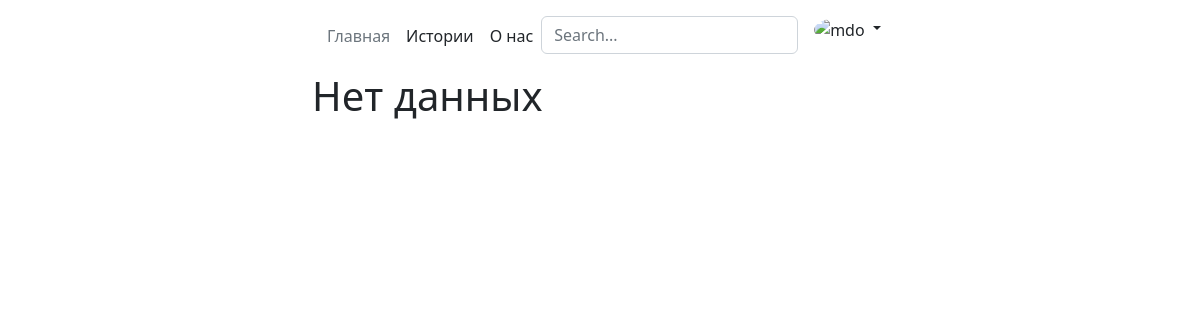
The app's page /, older data.
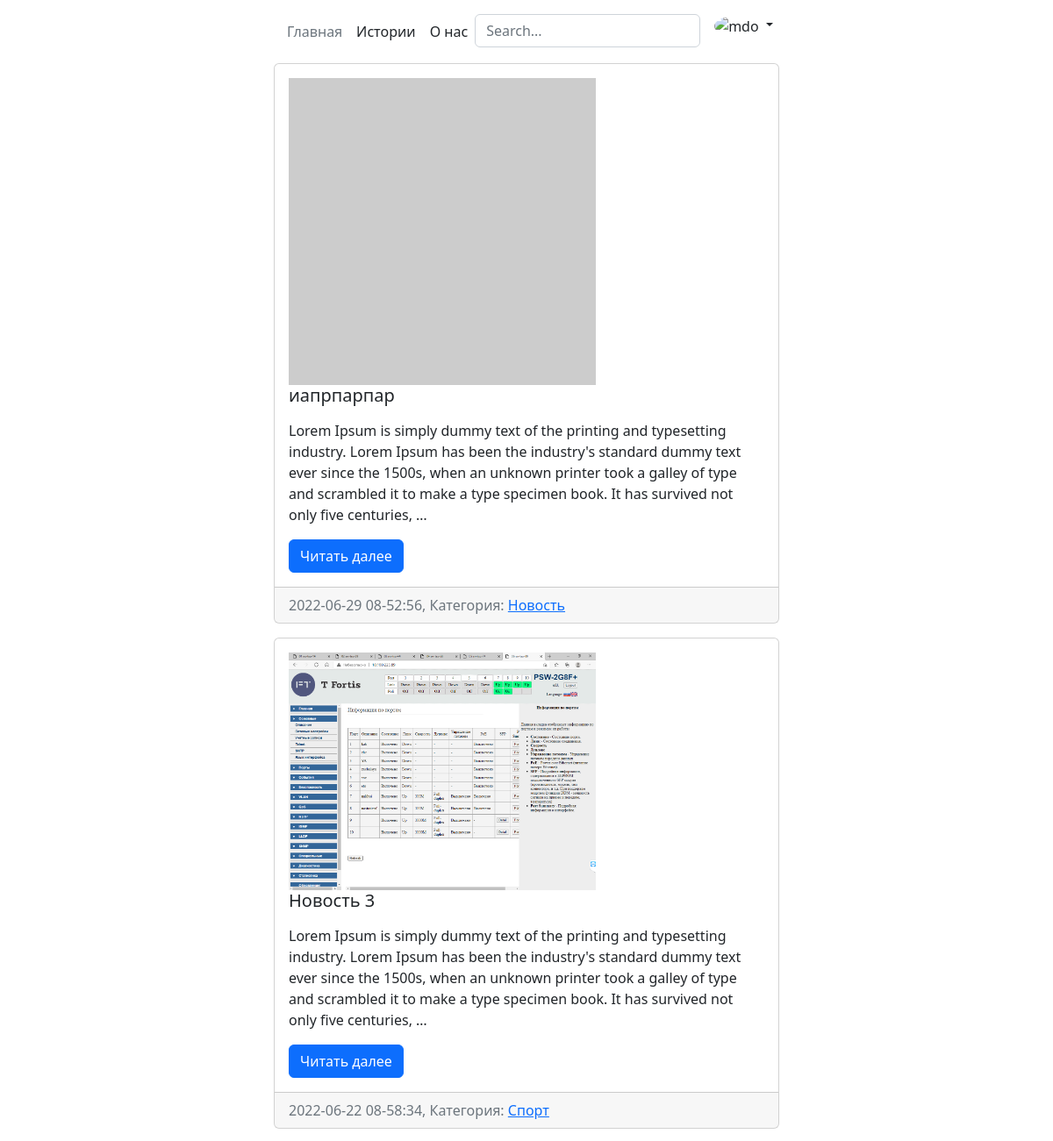
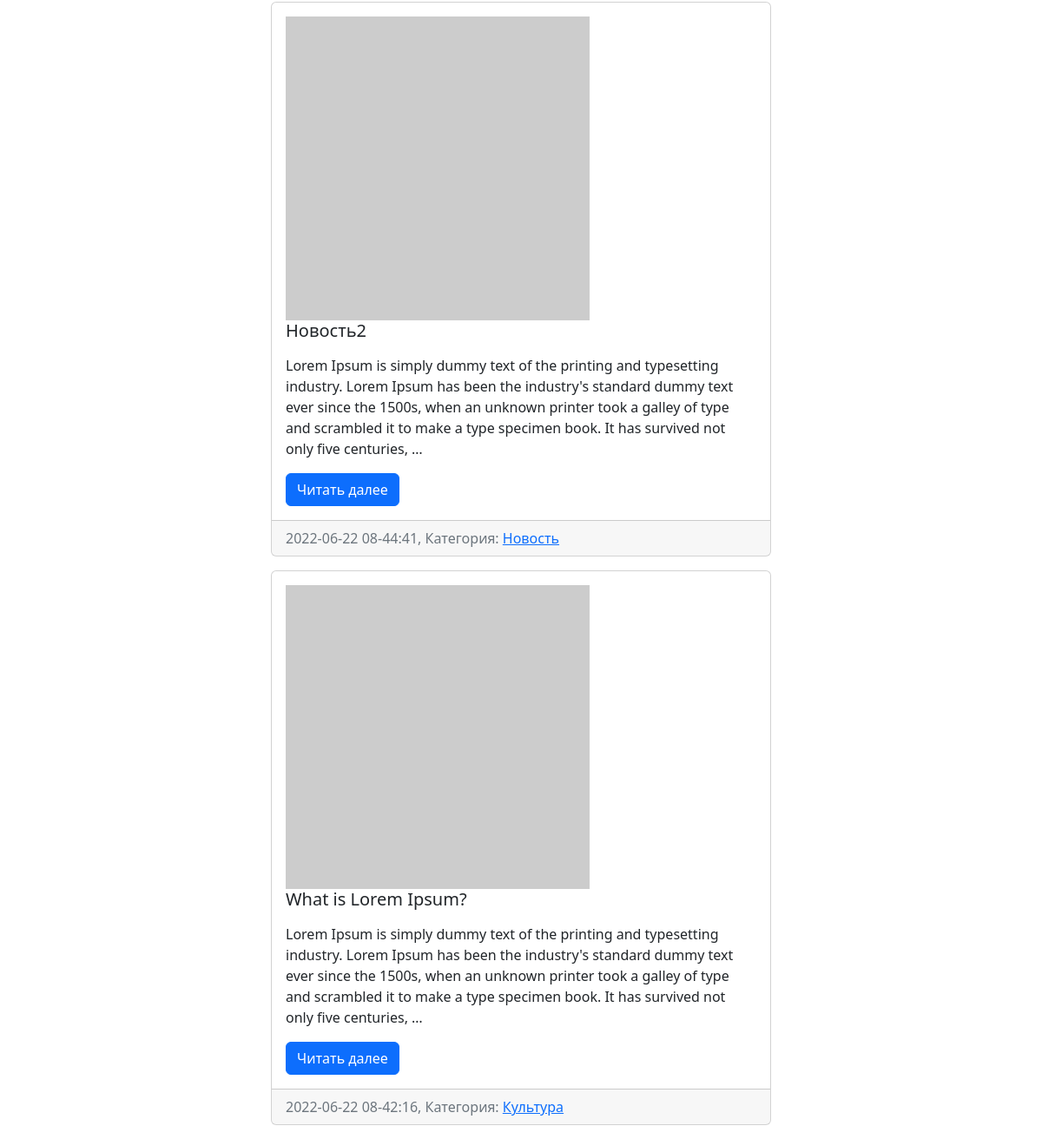
The same page, newer data (2 pictures, top to bottom).
### posts/models.py (models this page shows, shortened)
class Posts(models.Model):
    title = models.CharField(max_length=150, verbose_name='Заголовок')
    content = models.TextField(blank=True, verbose_name='Текст')
    created_at = models.DateTimeField(auto_now_add=True, verbose_name='Дата публикации')
    updated_at = models.DateTimeField(auto_now=True, verbose_name='Обновлено')
    photo = models.ImageField(upload_to='photos/%Y/%d', verbose_name='Фото', blank=True)
    is_published = models.BooleanField(default=True, verbose_name='Опубликовано')
    category = models.ForeignKey('Category', verbose_name='Наименование категории', on_delete=models.PROTECT, null=True)
    def get_absolute_url(self):
        return reverse('view_posts', kwargs={"posts_id": self.pk})
    class Meta:
        verbose_name = 'Пост'
        verbose_name_plural = 'Посты'
        ordering = ['-created_at']

class Category(models.Model):
    title = models.CharField(max_length=150, db_index=True, verbose_name='Наименование категории')
    def get_absolute_url(self):
        return reverse('category', kwargs={"category_id": self.pk})
    class Meta:
        verbose_name = 'Категория'
        verbose_name_plural = 'Категории'
        ordering = ['title']

### posts/views.py (the view)
# urls.py: path('', index, name='home'),
def index(request):
    posts = Posts.objects.all()
    context = {
        'posts': posts,
        'title': 'Список новостей',
    }
    return render(request, template_name='posts/index.html', context=context)

### posts/templatetags/posts_tags.py (called while the page is built)
@register.inclusion_tag('posts/list_categories.html')
def show_categories():
    categories = Category.objects.all()
    return {"categories": categories}

### posts/templates/posts/index.html (shortened to what this page needs)
{% extends 'base.html' %}
{% block content %}
{% for item in posts%}
  <div class="card mb-3">
  <div class="card-body">
    <div class="media">
      {% if item.photo %}
        <img src="{{ item.photo.url }}" alt="" width="350">
      {% else %}
        <img src="https://picsum.photos/200/200" alt="" width="350">
      {% endif %}
      <div class="media-body">
        <h5 class="card-title">{{ item.title }}</h5>
        <p class="card-text">{{ item.content|linebreaks|truncatewords:50 }}</p>
        <a href="{{ item.get_absolute_url }}" class="btn btn-primary">Читать далее</a>
      </div>
    </div>
  </div>
  <div class="card-footer text-muted">
    {{ item.created_at|date:"Y-m-d H-i:s" }}, Категория: <a href="{{ item.category.get_absolute_url }}">{{ item.category.title }}</a>
  </div>
</div>
{% empty %}
    <h1>Нет данных</h1>
{% endfor %}
{% endblock %}

### templates/base.html (shortened to what this page needs)
{% load static %}
<!doctype html>
<html lang="en">
  <head>
    <link rel="stylesheet" href="{% static 'css/style.css' %}">
    <link href="https://cdn.jsdelivr.net/npm/bootstrap@5.2.0-beta1/dist/css/bootstrap.min.css" rel="stylesheet">
  </head>
  <body>
  {% include 'inc/_nav.html' %}
  <div class="container-sm col-6">
      <div>
        {% block content %} контент {% endblock %}
      </div>
  </div>
</body>
</html>

### templates/inc/_nav.html (shortened to what this page needs)
<header class="d-flex justify-content-center p-3">
      <ul class="nav nav-pills">
        <li><a class="nav-link px-2 link-secondary" href="{% url 'home' %}">Главная</a></li>
        <li><a class="nav-link px-2 link-dark" href="{% url 'posts' %}">Истории</a></li>
        <li><a class="nav-link px-2 link-dark" href="{% url 'about' %}">О нас</a></li>
      </ul>
      <form class="col-12 col-lg-auto mb-3 mb-lg-0 me-lg-3" role="search">
          <input type="search" class="form-control" placeholder="Search..." aria-label="Search">
      </form>
      <div class="dropdown text-end">
          <a href="#" class="d-block link-dark text-decoration-none dropdown-toggle" data-bs-toggle="dropdown" aria-expanded="false">
            <img src="https://github.com/mdo.png" alt="mdo" width="32" height="32" class="rounded-circle">
          </a>
      </div>
</header>

### templates/inc/_sidebar.html (shortened to what this page needs)
{% load posts_tags %}

Row changes from the older to the newer data that the page shows:
added Posts: title "иапрпарпар", content "Lorem Ipsum is simply dummy text of the printing and typesetting industry. Lorem Ipsum has been the industry's standard dummy text ever since the 1500s, when an unknown printer took a galley of type and scrambled it to make a type specimen book. It has survived not only five centuries, …", created_at "2022-06-29 08-52:56", category "Новость"
added Posts: photo (picture), title "Новость 3", content "Lorem Ipsum is simply dummy text of the printing and typesetting industry. Lorem Ipsum has been the industry's standard dummy text ever since the 1500s, when an unknown printer took a galley of type and scrambled it to make a type specimen book. It has survived not only five centuries, …", created_at "2022-06-22 08-58:34", category "Спорт"
added Posts: title "Новость2", content "Lorem Ipsum is simply dummy text of the printing and typesetting industry. Lorem Ipsum has been the industry's standard dummy text ever since the 1500s, when an unknown printer took a galley of type and scrambled it to make a type specimen book. It has survived not only five centuries, …", created_at "2022-06-22 08-44:41", category "Новость"
added Posts: title "What is Lorem Ipsum?", content "Lorem Ipsum is simply dummy text of the printing and typesetting industry. Lorem Ipsum has been the industry's standard dummy text ever since the 1500s, when an unknown printer took a galley of type and scrambled it to make a type specimen book. It has survived not only five centuries, …", created_at "2022-06-22 08-42:16", category "Культура"
Text that changed along with them:
text no longer shown: "Нет данных"
